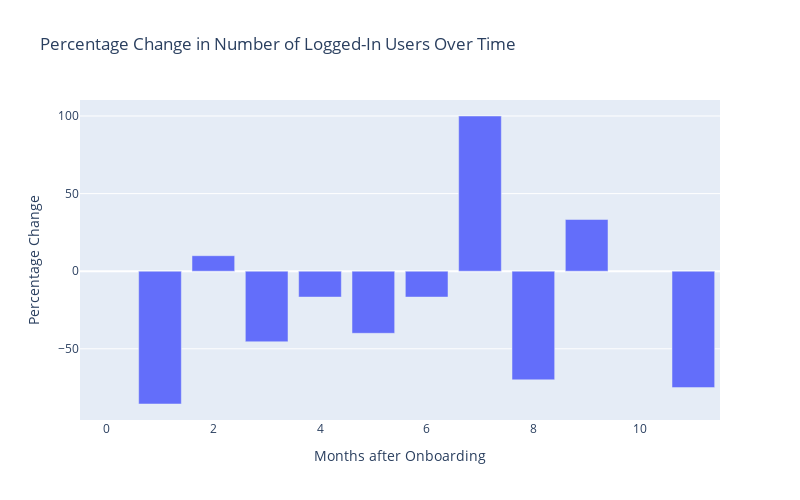

Notebook code for this chart:
### Code cell
average_monthly_users['Percentage Change'] = average_monthly_users['Count Users'].pct_change() * 100  # multiply by 100 to get the value in percentage

# Graph the percentage change using Plotly
fig = go.Figure(data=[go.Bar(x=average_monthly_users.index, y=average_monthly_users['Percentage Change'])])
fig.update_layout(title='Percentage Change in Number of Logged-In Users Over Time', xaxis_title='Months after Onboarding', yaxis_title='Percentage Change', width = 800, height = 500)
fig.show()

### Figure 1 — Plotly figure (JSON) as saved in the notebook; plotly's stock layout.template omitted (floating-point values rounded to 4 significant figures)
{"data": [{"type": "bar", "x": [0, 1, 2, 3, 4, 5, 6, 7, 8, 9, 11], "y": [null, -85.56, 10.0, -45.45, -16.67, -40, -16.67, 100, -70, 33.33, -75]}], "layout": {"height": 500, "title": {"text": "Percentage Change in Number of Logged-In Users Over Time"}, "width": 800, "xaxis": {"title": {"text": "Months after Onboarding"}}, "yaxis": {"title": {"text": "Percentage Change"}}}}
